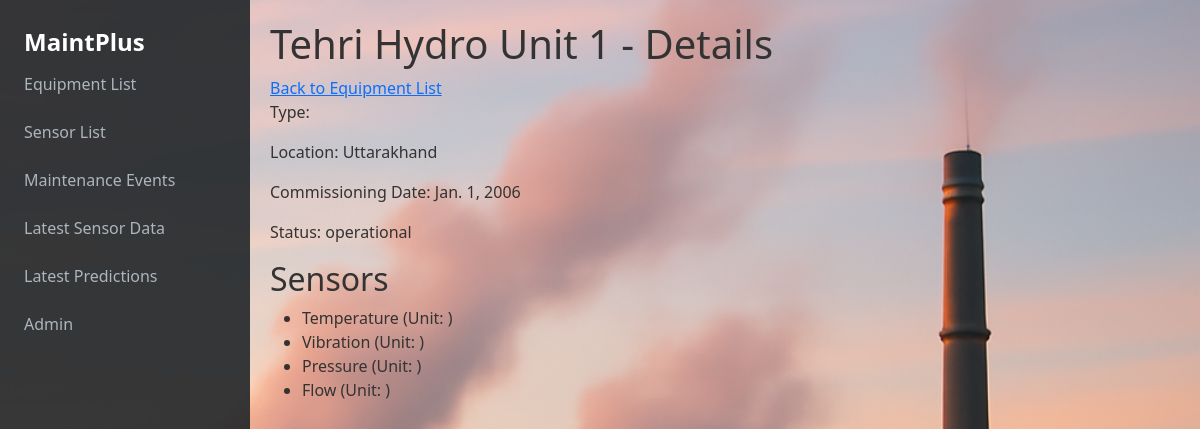
Screenshot of /predict/equipment/1/ with the database file from the repository.
### Predict/models.py (models this page shows, shortened)
class Equipment(models.Model):
    name = models.CharField(max_length=200)
    project_name = models.CharField(max_length=200, default='Unknown Project')
    fuel_type = models.CharField(
        max_length=50,
        choices=[
            ('hydro', 'Hydro'),
            ('thermal', 'Thermal'),
            ('solar', 'Solar'),
            ('wind', 'Wind'),
            ('other', 'Other'),
        ],
        default='hydro'
    )
    unit_number = models.PositiveIntegerField(null=True, blank=True)
    capacity_mw = models.FloatField(null=True, blank=True)
    location = models.CharField(max_length=200, blank=True)
    commissioning_date = models.DateField(null=True, blank=True)
    status = models.CharField(max_length=50, blank=True)  # e.g., operational, maintenance

class Sensor(models.Model):
    equipment = models.ForeignKey(Equipment, on_delete=models.CASCADE)
    sensor_type = models.CharField(max_length=100)
    min_value = models.FloatField(null=True, blank=True)
    max_value = models.FloatField(null=True, blank=True)

### Predict/views.py (the view)
# urls.py: path('equipment/<int:pk>/', views.equipment_detail, name='equipment_detail'),
def equipment_detail(request, pk):
    equipment = get_object_or_404(Equipment, pk=pk)
    sensors = equipment.sensor_set.all()
    return render(request, 'Predict/equipment_detail.html', {'equipment': equipment, 'sensors': sensors})

### Predict/templates/Predict/equipment_detail.html (shortened to what this page needs)
<!DOCTYPE html>
<html lang="en">
{% extends 'base.html' %}
{% block content %}
<head>
</head>
<body>
    <h1>{{ equipment.name }} - Details</h1>
    <a href="{% url 'equipment_list' %}">Back to Equipment List</a>
    <p>Type: {{ equipment.type }}</p>
    <p>Location: {{ equipment.location }}</p>
    <p>Commissioning Date: {{ equipment.commissioning_date }}</p>
    <p>Status: {{ equipment.status }}</p>
    <h2>Sensors</h2>
    <ul>
        {% for sensor in sensors %}
            <li>{{ sensor.sensor_type }} (Unit: {{ sensor.unit }})</li>
        {% empty %}
            <li>No sensors found for this equipment.</li>
        {% endfor %}
    </ul>
</body>
</html>
{% endblock %}

### rows the page displays
Equipment: name "Tehri Hydro Unit 1", location "Uttarakhand", commissioning_date "Jan. 1, 2006", status "operational"
Sensor: sensor_type "Temperature"
Sensor: sensor_type "Vibration"
Sensor: sensor_type "Pressure"
Sensor: sensor_type "Flow"
